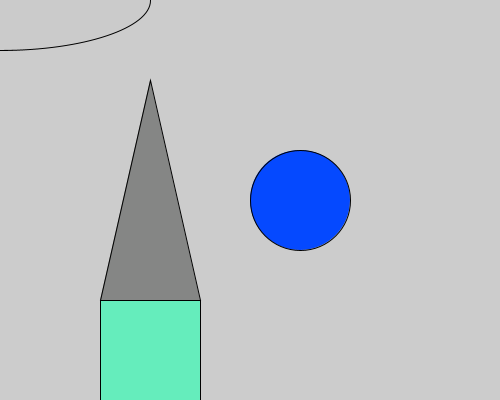
Frame 1 (no input)
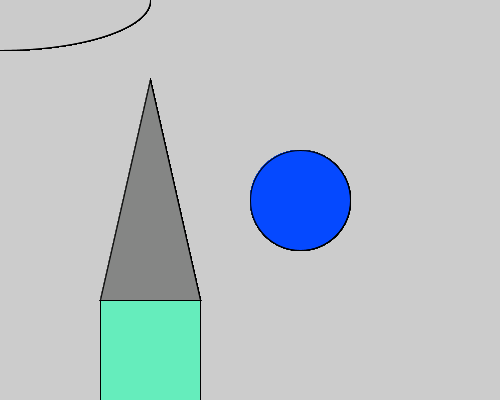
Frame 60 (the mouse pressed at the canvas centre just before this capture)
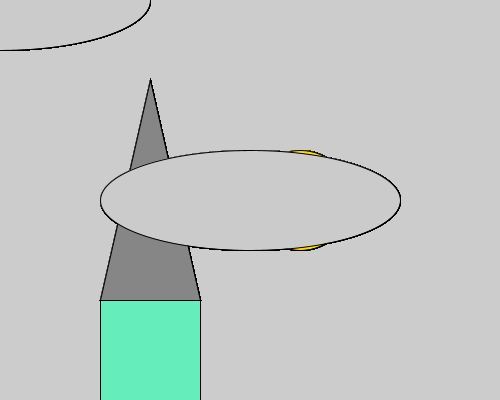
Frame 120 (the mouse held since frame 60 and released just before this capture)

The Processing sketch that drew these frames (run headless with seeded random() and noise(); from frame 60 on, the mouse is pressed at the canvas centre):

// Processing sketch: sketch_180618a
// ── sketch_180618a.pde
void setup() {
  size(500, 400);
}
void draw() {
  fill(#0549FF);
  if (mousePressed) {
    fill(#FFDA08);
  }
  ellipse(300, 200, 100, 100);
  fill(#65EDBC);
  rect(100, 300, 100, 150);
  fill(#858685);
  triangle(100, 300, 200, 300, 150, 80);
  fill(#CBCBCB);
  ellipse(mouseX, mouseY, 300, 100);
}
